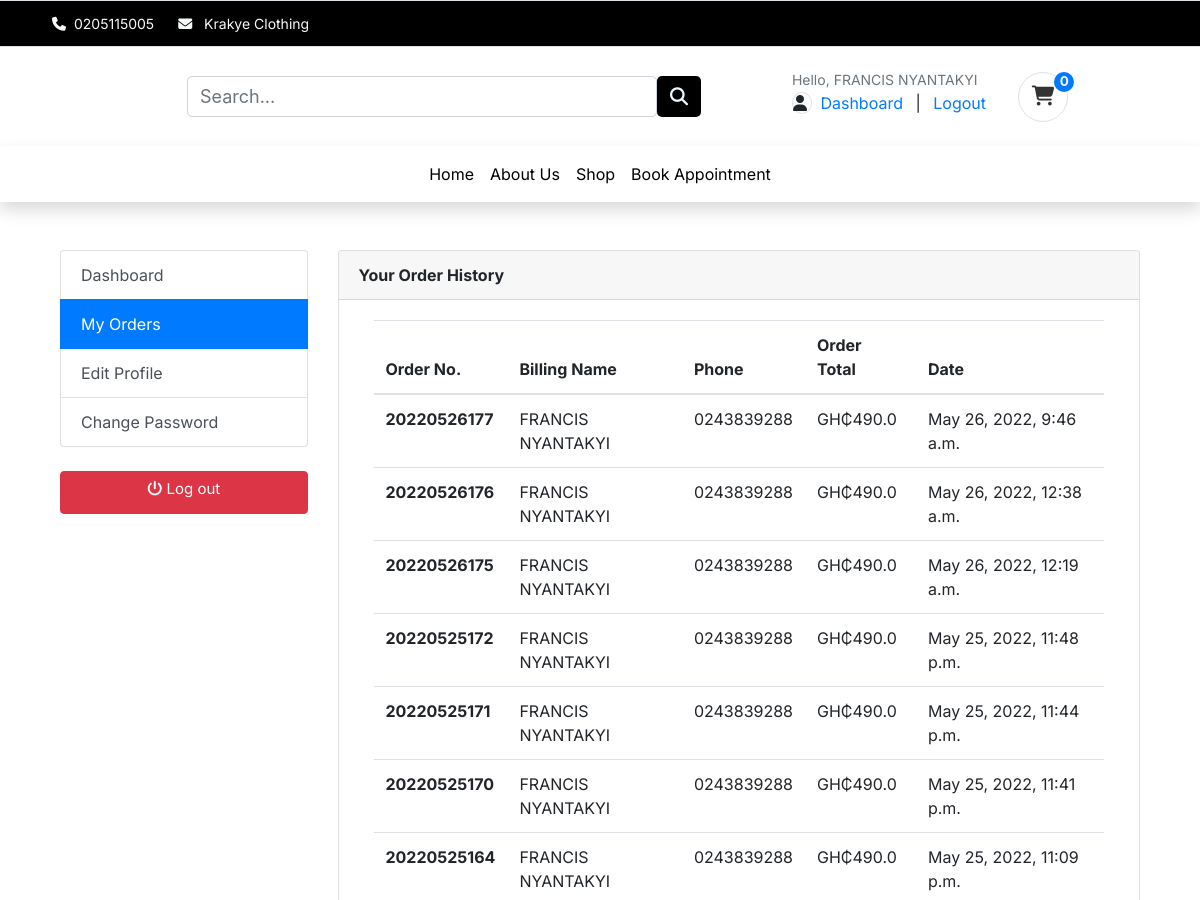
The app's page /account/my_orders/ (signed in, upper part), older data.
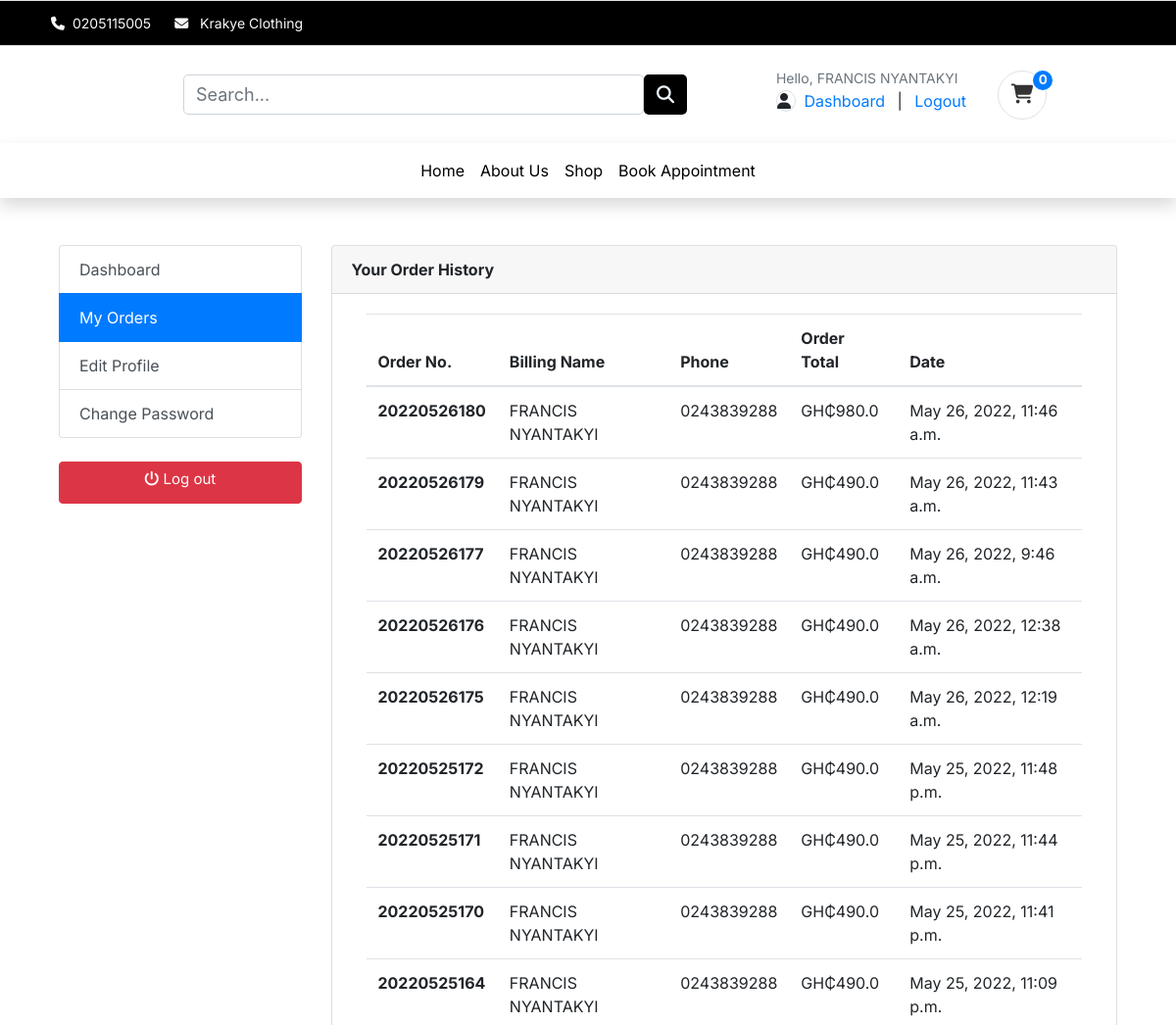
The same page, newer data.
### orders/models.py (models this page shows, shortened)
class Order(models.Model):
    STATUS = (
        ('New', 'New'),
        ('Accepted', 'Accepted'),
        ('Completed', 'Completed'),
        ('Cancelled', 'Cancelled'),
    )
    user = models.ForeignKey(UserBase, on_delete=models.SET_NULL, null=True)
    payment = models.ForeignKey(Payment, on_delete=models.SET_NULL, blank=True, null=True)
    order_number = models.CharField(max_length=20)
    first_name = models.CharField(max_length=100)
    last_name = models.CharField(max_length=100)
    phone = models.CharField(max_length=15)
    email = models.EmailField(max_length=100)
    address_line_1 = models.CharField(max_length=100)
    address_line_2 = models.CharField(max_length=100, blank=True)
    country = models.CharField(max_length=100)
    state = models.CharField(max_length=100)
    city = models.CharField(max_length=100)
    order_note = models.CharField(max_length=100, blank=True)
    order_total = models.FloatField()
    status = models.CharField(max_length=10, choices=STATUS, default='New')
    ip = models.CharField(blank=True, max_length=20)
    is_ordered = models.BooleanField(default=False)
    created_at = models.DateTimeField(auto_now_add=True)
    updated_at = models.DateTimeField(auto_now=True)
    def full_name(self):
        return f'{self.first_name} {self.last_name}'
    class Meta:
        ordering = ('-created_at',)

### accounts/views.py (the view)
# urls.py: path('my_orders/', views.my_orders, name='my_orders'),
@login_required(login_url = 'login')
def my_orders(request):
    orders = Order.objects.filter(user = request.user, is_ordered=True).order_by('-created_at')
    context = {
        'orders':orders
    }
    return render(request, 'account/user/my_order.html', context)

### accounts/models.py (called while the page is built)
    def __str__(self):
        return self.username

    def full_name(self):
        return f'{self.first_name} {self.last_name}'

### cart/context_processors.py (called while the page is built)
def counter(request):
    cart_count = 0
    if 'admin' in request.path:
        return {}
    else:
        try:
            cart = Cart.objects.filter(cart_id=_cart_id(request))
            if request.user.is_authenticated:
                cart_items = CartItem.objects.all().filter(user=request.user)
            else:
                cart_items = CartItem.objects.all().filter(cart=cart[:1])
            for cart_item in cart_items:
                cart_count += cart_item.quantity
        except Cart.DoesNotExist:
            cart_count = 0
    return dict(cart_count=cart_count)

### cart/views.py (called while the page is built)
def _cart_id(request):
    cart = request.session.session_key
    if not cart:
        cart = request.session.create()
    return cart

### templates/account/user/my_order.html (shortened to what this page needs)
{% extends '../../base.html' %} {% load static %}  {% block content %}
<section class="section-content mt-5 font-inter padding-y bg">
  <div class="container-fluid">
    <div class="row">
    <div class="container">
      <div class="row">
      {% include 'includes/dash_sidebar.html' %}
      <main class="col-md-9">
        <article class="card">
        <header class="card-header">
          <strong class="d-inline-block mr-3">Your Order History</strong>
        </header>
        <div class="card-body">
          <div class="row">
          <div class="col-md-12">
            <table class="table table-hover">
                <thead>
                  <tr>
                    <th scope="col">Order No.</th>
                    <th scope="col">Billing Name</th>
                    <th scope="col">Phone</th>
                    <th scope="col">Order Total</th>
                    <th scope="col">Date</th>
                  </tr>
                </thead>
                <tbody>
                    {%for order in orders%}
                  <tr>
                    <th scope="row">{{order.order_number}}</th>
                    <td>{{order.full_name}}</td>
                    <td>{{order.phone}}</td>
                    <td>GH₵{{order.order_total}}</td>
                    <td>{{order.created_at}}</td>
                  </tr>
                  {%endfor%}
                </tbody>
              </table>
          </div>
          </div>
        </div>
        </article>
      </main>
    </div>
    </div>
  </section>
{%endblock%}

Row changes from the older to the newer data that the page shows:
added Order: order_number "20220526180", full_name "FRANCIS NYANTAKYI", phone "0243839288", order_total "980.0", created_at "May 26, 2022, 11:46 a.m."
added Order: order_number "20220526179", full_name "FRANCIS NYANTAKYI", phone "0243839288", order_total "490.0", created_at "May 26, 2022, 11:43 a.m."
